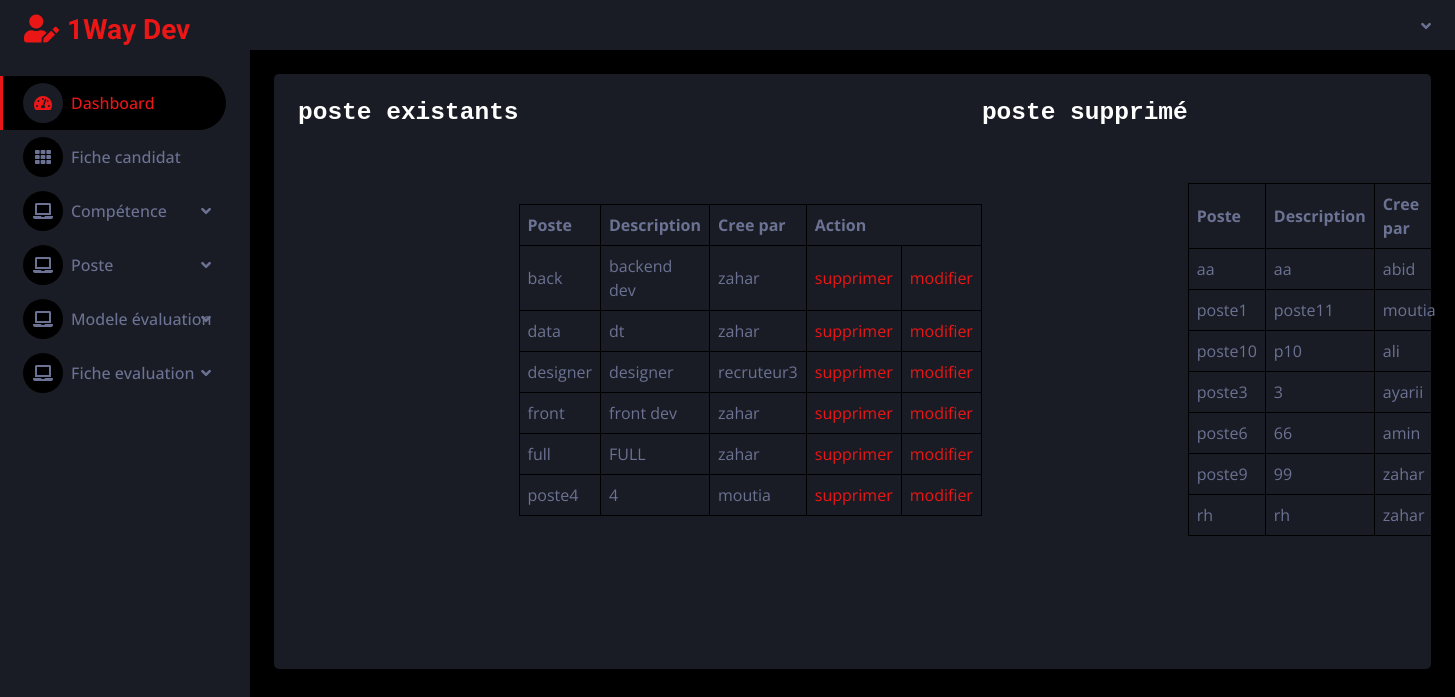
Page /poste/afficherPostes.php on the committed database.
### tables this page shows
CREATE TABLE `poste` (
  `libellePoste` varchar(20) NOT NULL,
  `description` varchar(200) NOT NULL,
  `CINrecruteur` varchar(8) NOT NULL,
  `active` tinyint(1) NOT NULL
);

CREATE TABLE `recruteur` (
  `CINrecruteur` varchar(8) NOT NULL,
  `nom` varchar(20) NOT NULL,
  `prenom` varchar(20) NOT NULL,
  `dateNaissance` date NOT NULL,
  `numTel` varchar(8) NOT NULL,
  `email` varchar(30) NOT NULL,
  `login` varchar(30) NOT NULL,
  `mdp` varchar(30) NOT NULL,
  `active` tinyint(1) NOT NULL,
  `role` varchar(9) NOT NULL
);

### poste/afficherPostes.php (the view, shortened to what this page needs)
<?php
        include('db_config.php');
        ?>
<!DOCTYPE html>
<html lang="en">
<head>
    <link href="https://cdnjs.cloudflare.com/ajax/libs/font-awesome/5.10.0/css/all.min.css" rel="stylesheet">
    <link href="https://cdn.jsdelivr.net/npm/bootstrap-icons@1.4.1/font/bootstrap-icons.css" rel="stylesheet">
    <link href="css/bootstrap.min.css" rel="stylesheet">
    <link href="css/style.css" rel="stylesheet">
</head>
<body>
    <div class="container-fluid position-relative d-flex p-0">
        <div class="sidebar pe-4 pb-3">
            <nav class="navbar bg-secondary navbar-dark">
                <a href="../page.php" class="navbar-brand mx-4 mb-3">
                    <h3 class="text-primary"><i class="fa fa-user-edit me-2"></i>1Way Dev</h3>
                </a>
                <div class="navbar-nav w-100">
                    <a href="../page.php" class="nav-item nav-link active"><i class="fa fa-tachometer-alt me-2"></i>Dashboard</a>
                    <div class="nav-item dropdown">
                    <a href="../fichecandidat.php" class="nav-item nav-link"><i class="fa fa-th me-2"></i>Fiche candidat</a>
                   <div class="nav-item dropdown">
                        <a href="#" class="nav-link dropdown-toggle" data-bs-toggle="dropdown"><i class="fa fa-laptop me-2"></i>Compétence</a>
                    </div>
                    </div>
                    <div class="nav-item dropdown">
                        <a href="#" class="nav-link dropdown-toggle" data-bs-toggle="dropdown"><i class="fa fa-laptop me-2"></i>Poste</a>
                            <div class="nav-item dropdown">
                        <a href="#" class="nav-link dropdown-toggle" data-bs-toggle="dropdown"><i class="fa fa-laptop me-2"></i>Modele évaluation</a>
                    </div>
                <div class="nav-item dropdown">
                        <a href="#" class="nav-link dropdown-toggle" data-bs-toggle="dropdown"><i class="fa fa-laptop me-2"></i>Fiche evaluation</a>
                    </div> </div>
            </nav>
        </div>
        <div class="content">
            <nav class="navbar navbar-expand bg-secondary navbar-dark sticky-top px-4 py-0">
                <div class="navbar-nav align-items-center ms-auto">
                    <div class="nav-item dropdown">
                        <a href="#" class="nav-link dropdown-toggle" data-bs-toggle="dropdown">
                        </a>
                    </div>
                </div>
            </nav>
            <div class="container-fluid pt-4 px-4">
                <div class="bg-secondary text-center rounded p-4">
                    <div class="d-flex align-items-center justify-content-between mb-4">
    <?php
        $poste = $cnx->query("SELECT p.*, r.nom AS recruter FROM poste p INNER JOIN recruteur r ON p.CINrecruteur = r.CINrecruteur WHERE p.active = true");
        $posteDesactive = $cnx->query("SELECT p.*, r.nom AS recruter FROM poste p INNER JOIN recruteur r ON p.CINrecruteur = r.CINrecruteur WHERE p.active = false");
        echo "<h3><pre>poste existants</pre><br><br><br><br><br><br><br><br><br><br><br><br><br><br></h3>
        <table> <tr>
        <th>Poste</th>
        <th>Description</th>
        <th>Cree par</th>
        <th colspan='2'>Action</th>
        </tr>";
        while ($donnee = $poste->fetch(PDO::FETCH_ASSOC)) {
            echo "<tr>";
            echo "<td>" . $donnee['libellePoste'] . "</td>";
            echo "<td>" . $donnee['description'] . "</td>";
            echo "<td>" . $donnee['recruter'] . "</td>";
            echo "<td><a href=supprimerPoste.php?libellePoste=" . $donnee['libellePoste'] . ">supprimer</a></td>";
            echo "<td><a href=modifierPoste.php?libellePoste=" . $donnee['libellePoste'] . ">modifier</a></td>";
            echo "</tr>";
        }
        echo "</table>";
        echo "<h3><pre>poste supprimé</pre><br><br><br><br><br><br><br><br><br><br><br><br><br><br></h3>
        <table> <tr>
        <th>Poste</th>
        <th>Description</th>
        <th>Cree par</th>
        </tr>";
        while ($donnee = $posteDesactive->fetch(PDO::FETCH_ASSOC)) {
            echo "<tr>";
            echo "<td>" . $donnee['libellePoste'] . "</td>";
            echo "<td>" . $donnee['description'] . "</td>";
            echo "<td>" . $donnee['recruter'] . "</td>";
            echo "</tr>";
        }
        echo "</table>";
    ?>
</div>
   </div>
        </div>
            </div>
</body>
</html>

### poste/css/style.css (style rules this page uses)
:root { --primary: #EB1616; --secondary: #191C24; --light: #6C7293; --dark: #000000; }
.sidebar { position: fixed; top: 0; left: 0; bottom: 0; width: 250px; height: 100vh; overflow-y: auto; background: var(--secondary); transition: 0.5s; z-index: 999; }
.content { margin-left: 250px; min-height: 100vh; background: var(--dark); transition: 0.5s; }
@media (min-width: 992px) { .sidebar { margin-left: 0; } }
@media (min-width: 992px) { .content { width: calc(100% - 250px); } }
.sidebar .navbar .navbar-nav .nav-link { padding: 7px 20px; color: var(--light); font-weight: 500; border-left: 3px solid var(--secondary); border-radius: 0 30px 30px 0; outline: none; }
.sidebar .navbar .navbar-nav .nav-link:hover, .sidebar .navbar .navbar-nav .nav-link.active { color: var(--primary); background: var(--dark); border-color: var(--primary); }
.sidebar .navbar .navbar-nav .nav-link i { width: 40px; height: 40px; display: inline-flex; align-items: center; justify-content: center; background: var(--dark); border-radius: 40px; }
.sidebar .navbar .navbar-nav .nav-link:hover i, .sidebar .navbar .navbar-nav .nav-link.active i { background: var(--secondary); }
.sidebar .navbar .dropdown-toggle::after { position: absolute; top: 15px; right: 15px; border: none; content: "\f107"; font-family: "Font Awesome 5 Free"; font-weight: 900; transition: .5s; }
.content .navbar .navbar-nav .nav-link { margin-left: 25px; padding: 12px 0; color: var(--light); outline: none; }
.content .navbar .dropdown-toggle::after { margin-left: 6px; vertical-align: middle; border: none; content: "\f107"; font-family: "Font Awesome 5 Free"; font-weight: 900; transition: .5s; }

### poste/afficherPostes.php (style rules this page uses)
table { border-collapse: collapse; width: 30%; }
th, td { border: 1px solid black; padding: 8px; text-align: left; }
th:nth-child(1), td:nth-child(1) { width: 20%; }
th:nth-child(2), td:nth-child(2) { width: 30%; }
th:nth-child(3), td:nth-child(3) { width: 50%; }

### rows in the picture
poste: libellePoste "back", description "backend dev", CINrecruteur.nom "zahar"
poste: libellePoste "data", description "dt", CINrecruteur.nom "zahar"
poste: libellePoste "designer", description "designer", CINrecruteur.nom "recruteur3"
poste: libellePoste "front", description "front dev", CINrecruteur.nom "zahar"
poste: libellePoste "full", description "FULL", CINrecruteur.nom "zahar"
poste: libellePoste "poste4", description "4", CINrecruteur.nom "moutia"
poste: libellePoste "aa", description "aa", CINrecruteur.nom "abid"
poste: libellePoste "poste1", description "poste11", CINrecruteur.nom "moutia"
poste: libellePoste "poste10", description "p10", CINrecruteur.nom "ali"
poste: libellePoste "poste3", description "3", CINrecruteur.nom "ayarii"
poste: libellePoste "poste6", description "66", CINrecruteur.nom "amin"
poste: libellePoste "poste9", description "99", CINrecruteur.nom "zahar"
poste: libellePoste "rh", description "rh", CINrecruteur.nom "zahar"
